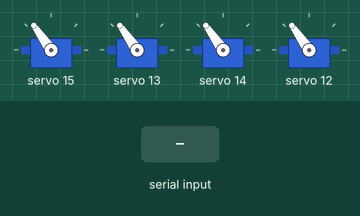
Recording of a sketch running on a simulated Arduino Uno, built with avr-gcc and run on an emulated ATmega328P. On the bench: 4 × servo. Inputs (shaded band) come from the test bench.

Above: at 1.2 s.
1.3 s: "90,45,200,10\n" received over Serial
At 2.2 s:
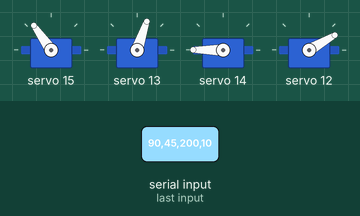
2.8 s: "30,150,10,200\n" received over Serial
At 3.4 s:
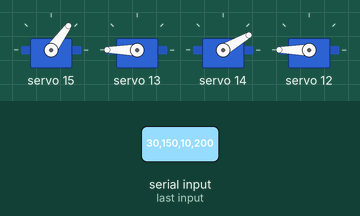
Timing chart, 0 to 5.8 s (numbered marks = the images above; inputs shaded):
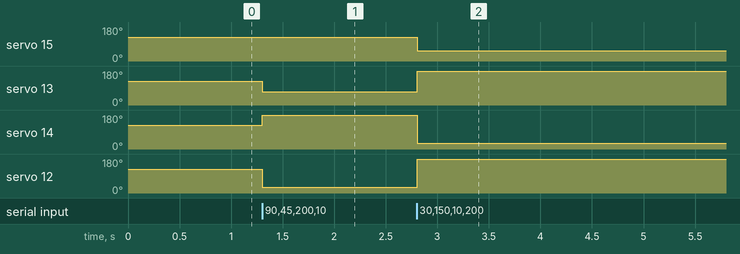

Measured:
- after the input at 1.3 s, servo 13: 125° → 71° at once; servo 14: 125° → 180° at once; servo 12: 125° → 30° at once
- after the input at 2.8 s, servo 15: 125° → 54° at once; servo 13: 71° → 180° at once; servo 14: 180° → 30° at once; servo 12: 30° → 180° at once

The sketch:

ArtBot_robotics.ino
```cpp
#include <Wire.h>
#include <Adafruit_PWMServoDriver.h>

// Called this way, it uses the default address 0x40
Adafruit_PWMServoDriver pwm = Adafruit_PWMServoDriver();

// Depending on your servo make, the pulse width min and max may vary.
// You may need to tweak these to get a true 0 to 180 degree range.
#define SERVOMIN  150 // This is the 'minimum' pulse length count (out of 4096)
#define SERVOMAX  600 // This is the 'maximum' pulse length count (out of 4096)

// Your specific PCA9685 Channels
int baseChannel = 15;
int elbowChannel = 14;
int shoulderChannel = 13;
int wristChannel = 12;

void setup() {
  Serial.begin(115200);

  pwm.begin();
  pwm.setOscillatorFrequency(27000000); // Standard for Adafruit PCA9685
  pwm.setPWMFreq(50);  // Analog servos run at ~50 Hz updates

  // Move to a safe 'Home' position (90 degrees)
  moveServo(baseChannel, 90);
  moveServo(shoulderChannel, 90);
  moveServo(elbowChannel, 90);
  moveServo(wristChannel, 90);
}

void loop() {
  // Listen for the 4 coordinates sent from Python
  if (Serial.available() > 0) {
    int b = Serial.parseInt(); // Base
    int s = Serial.parseInt(); // Shoulder
    int e = Serial.parseInt(); // Elbow
    int w = Serial.parseInt(); // Wrist

    // Check for the newline character that marks the end of the command
    if (Serial.read() == '\n') {
      moveServo(baseChannel, b);
      moveServo(shoulderChannel, s);
      moveServo(elbowChannel, e);
      moveServo(wristChannel, w);
    }
  }
}

// Custom function to convert 0-180 degrees into PCA9685 pulse lengths
void moveServo(int channel, int angle) {
  // Constrain the angle between 0 and 180 to prevent breaking the physical robot
  angle = constrain(angle, 0, 180);

  // Map the degree value to the pulse length
  int pulse = map(angle, 0, 180, SERVOMIN, SERVOMAX);

  // Send the signal to the specific channel
  pwm.setPWM(channel, 0, pulse);
}
```
